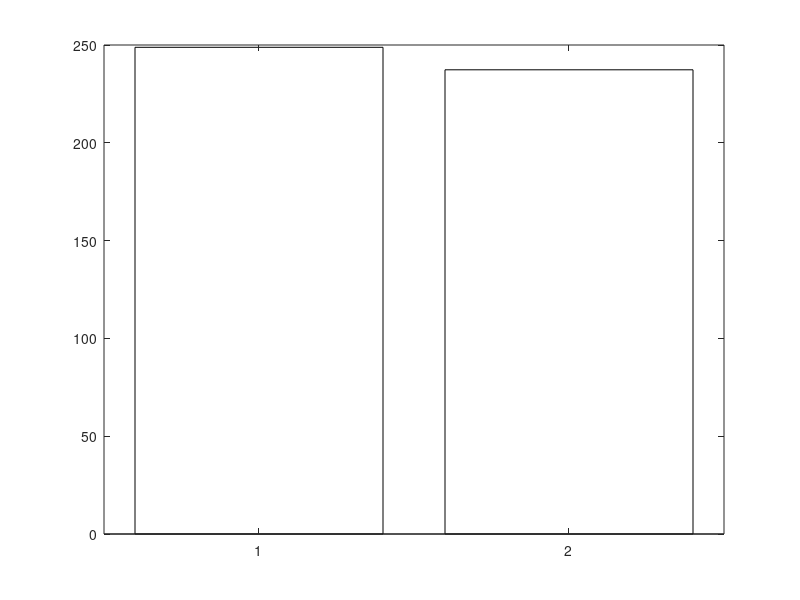

The MATLAB source for this figure: (Note: this script raises an error after producing the figure.)
% Clear previous data and close all figures
clear;
close all;
clc;

% Données initiales pour la simulation sans amélioration
U_murs1_sans_am = 0.38; % Coefficient de transmission thermique (W/m².K)
U_murs2_sans_am = 0.38;
U_vitres_sans_am = 2.70;

A_fenetres = 137.72; % Surface des fenêtres (m²)
A_mur1 = 217.73;
A_mur2 = A_mur1;

U_tt = 0.79; % Ponts thermiques toiture terrasses
U_pii = 0.99; % Ponts thermiques planchers intermédiaires intérieurs
U_pie = 0.07; % Ponts thermiques planchers intermédiaires extérieurs
U_amei = 0.03; % Ponts thermiques angles murs extérieurs intérieurs
U_amee = 0.015; % Ponts thermiques angles murs extérieurs extérieurs

V = 4.31; % débit d'air de la CTA (m^3/s)
rau = 1.2; % kg/m^3
cp = 1005; % J/(kg.dT)

T_reelle = [6.5, 7.5, 10, 11.5, 16.1, 22.4, 21.2, 20.9, 21.4, 15.6, 9.8, 8.1]; % Température moyenne mensuelle pour 2023

% Simulation sans amélioration
T_ref = 17;

Q_murs1_sans_am = U_murs1_sans_am * A_mur1 * max(0, (T_ref - T_reelle));
Q_murs2_sans_am = U_murs2_sans_am * A_mur2 * max(0, (T_ref - T_reelle));
Q_fenetres_sans_am = U_vitres_sans_am * A_fenetres * max(0, (T_ref - T_reelle));

Q_ponts_sans_am = 2 * (48.06 + 23.03) * (U_tt + U_pii + U_pie + U_amei + U_amee) * max(0, (T_ref - T_reelle));

Q_CTA_sans_am = V * rau * cp * max(0, (T_ref - T_reelle));

Q_total_sans_am = Q_murs1_sans_am + Q_murs2_sans_am + Q_fenetres_sans_am + Q_ponts_sans_am + Q_CTA_sans_am; % Puissance (W)

Q_sans_am = Q_total_sans_am / 1000; % Puissance (kW)

heures = 24;
mois = [31, 28, 31, 30, 31, 30, 31, 31, 30, 31, 30, 31]; % Nombre de jours par mois
efficacite = 0.89; % Efficacité du système de chauffage

E_quotidienne_sans_am = Q_sans_am * heures;

E_mensuelle_sans_am = E_quotidienne_sans_am .* mois; % Energie (kWh)

E_mensuelle_sans_am = E_mensuelle_sans_am / efficacite;

E_mensuelle_sans_am = E_mensuelle_sans_am / 1000; % Energie (MWh)

E_annuelle_sans_am = sum(E_mensuelle_sans_am);

% Simulation avec amélioration
U_murs1_avec_am = 0.28; % Coefficient de transmission thermique (W/m².K)
U_murs2_avec_am = 0.28;
U_vitres_avec_am = 1.00;

Q_murs1_avec_am = U_murs1_avec_am * A_mur1 * max(0, (T_ref - T_reelle));
Q_murs2_avec_am = U_murs2_avec_am * A_mur2 * max(0, (T_ref - T_reelle));
Q_fenetres_avec_am = U_vitres_avec_am * A_fenetres * max(0, (T_ref - T_reelle));

Q_ponts_avec_am = 2 * (48.06 + 23.03) * (U_tt + U_pii + U_pie + U_amei + U_amee) * max(0, (T_ref - T_reelle));

Q_CTA_avec_am = V * rau * cp * max(0, (T_ref - T_reelle));

Q_total_avec_am = Q_murs1_avec_am + Q_murs2_avec_am + Q_fenetres_avec_am + Q_ponts_avec_am + Q_CTA_avec_am; % Puissance (W)

Q_avec_am = Q_total_avec_am / 1000; % Puissance (kW)

E_quotidienne_avec_am = Q_avec_am * heures;

E_mensuelle_avec_am = E_quotidienne_avec_am .* mois; % Energie (kWh)

E_mensuelle_avec_am = E_mensuelle_avec_am / efficacite;

E_mensuelle_avec_am = E_mensuelle_avec_am / 1000; % Energie (MWh)

E_annuelle_avec_am = sum(E_mensuelle_avec_am);

% Consommation réelle pour 2023 (en kWh)
chauffage_reel_2023 = 14.89 / 100 * [277000, 228000, 177000, 203000, 41000, 15000, 0, 0, 38000, 56000, 240000, 257000];

E_reelle = chauffage_reel_2023 / 1000; % Convertir en MWh

% Création de l'histogramme pour la consommation annuelle
figure;
b = bar([1 2], [E_annuelle_sans_am, E_annuelle_avec_am], 'FaceColor', 'flat');
b.CData(1, :) = [0 0.4470 0.7410]; % Bleu pour la consommation réelle
b.CData(2, :) = [0.8500 0.3250 0.0980]; % Orange pour la consommation sans amélioration
set(gca, 'XTickLabel', {'Sans amélioration', 'Avec amélioration'});
ylim([0,275]);
ylabel('Consommation annuelle (MWh)');
title('Consommation énergétique annuelle en 2023');

% Ajouter les valeurs au-dessus des barres
xtips1 = b(1).XEndPoints;
ytips1 = b(1).YEndPoints;
labels1 = string(round(b(1).YData, 2));
text(xtips1, ytips1, labels1, 'VerticalAlignment', 'bottom', 'HorizontalAlignment', 'center');
